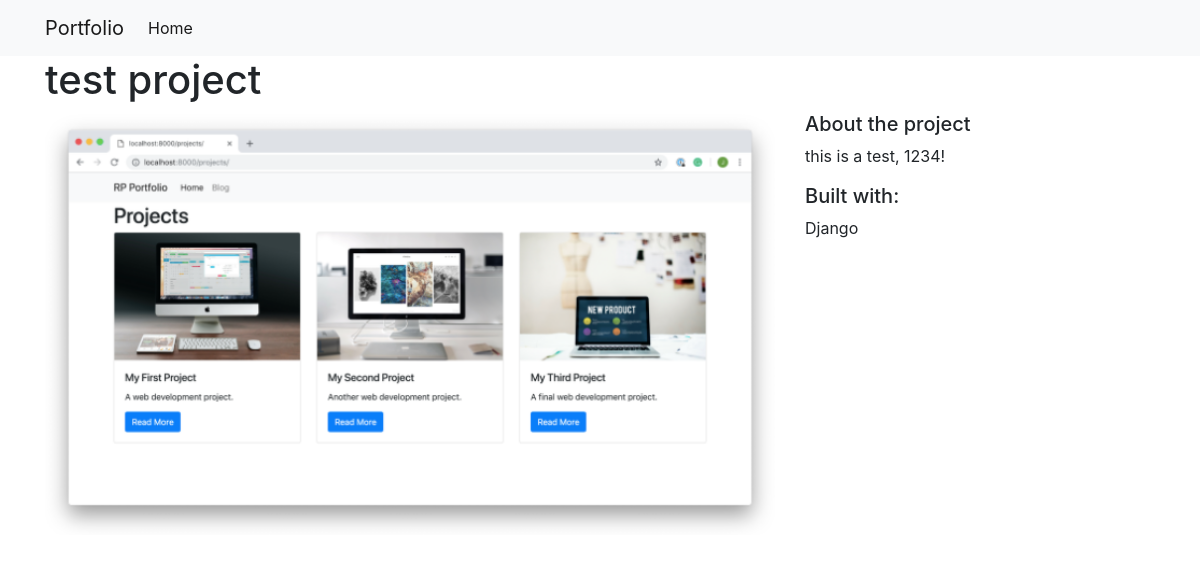
The page /projects/1 on the database as committed earlier.
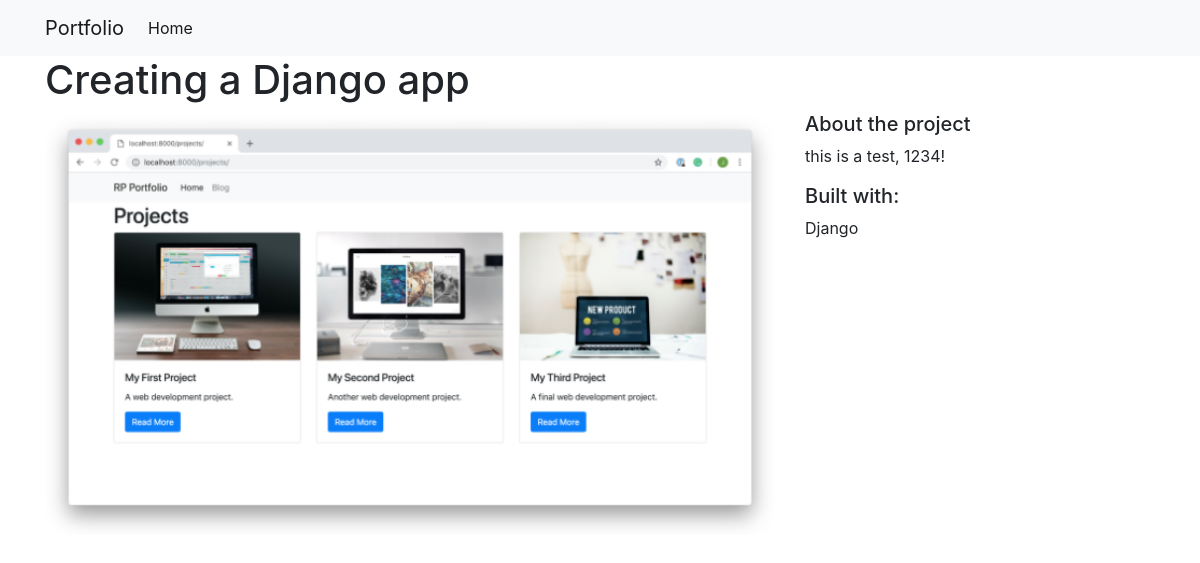
The same page on the database as committed later.
### projects/models.py (models this page shows)
class Project(models.Model):
    title = models.CharField(max_length=100)
    description = models.TextField()
    technology = models.CharField(max_length=20)
    image = models.CharField(max_length=100)

### projects/views.py (the view)
# urls.py: path('<int:pk>', views.project_detail, name='project_detail'),
def project_detail(request,pk):
    project = Project.objects.get(pk=pk)
    return render(request, 'projects/detail.html',
                  {'project': project})

### projects/templates/projects/detail.html
{% extends 'projects/base.html' %}
{% load static %}
{% block content %}
    <h1>{{ project.title }}</h1>
    <div class="row">
        <div class="col-md-8">
            <img src="{% static project.image %}" alt="{{ project.description }}" width="100%">
        </div>
        <div class="col-md-4">
            <h5>About the project</h5>
            <p>{{ project.description }}</p>
            <h5>Built with:</h5>
            <p>{{ project.technology }}</p>
        </div>
    </div>
{% endblock %}

Rows that differ between the two databases and show on the page:
changed Project "this is a test, 1234!": title "test project" → "Creating a Django app"
